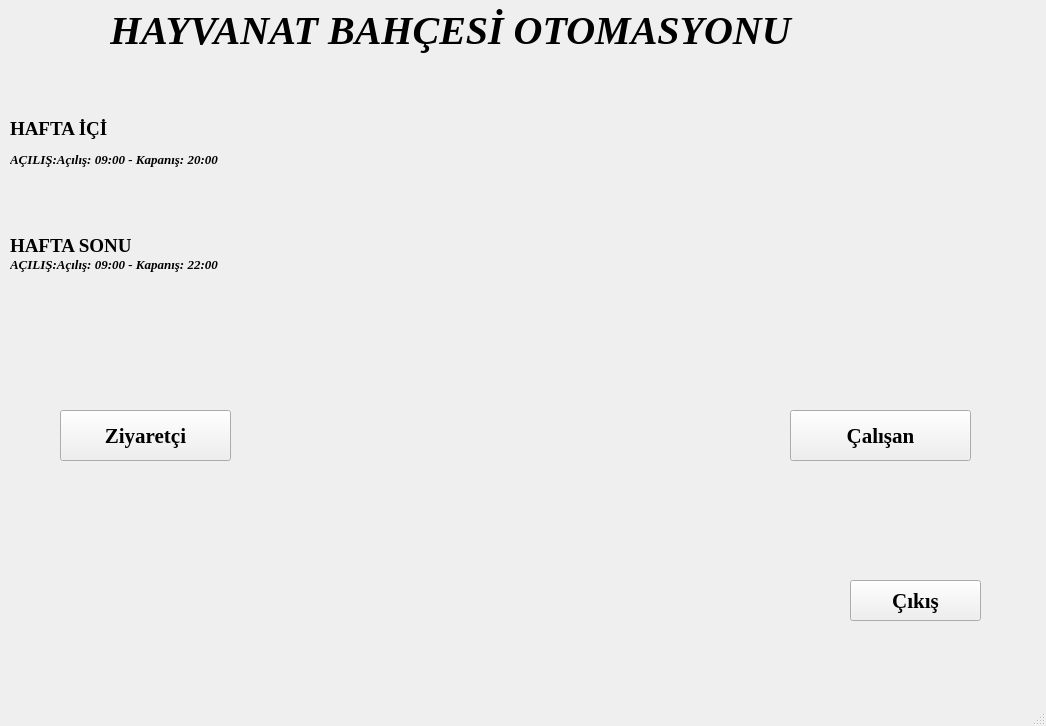
<?xml version="1.0" encoding="UTF-8"?>
<ui version="4.0">
 <class>MainWindow</class>
 <widget class="QMainWindow" name="MainWindow">
  <property name="geometry">
   <rect>
    <x>0</x>
    <y>0</y>
    <width>1046</width>
    <height>726</height>
   </rect>
  </property>
  <property name="windowTitle">
   <string>MainWindow</string>
  </property>
  <property name="styleSheet">
   <string notr="true">QMainWindow {
    background-image: url(arka_plan2.jpg); /* Dosya adını direkt veriyoruz */
    background-repeat: no-repeat;
    background-position: center;
    background-size: cover;
}</string>
  </property>
  <widget class="QWidget" name="centralwidget">
   <widget class="QLabel" name="label">
    <property name="geometry">
     <rect>
      <x>110</x>
      <y>0</y>
      <width>861</width>
      <height>61</height>
     </rect>
    </property>
    <property name="font">
     <font>
      <family>Times New Roman</family>
      <pointsize>30</pointsize>
      <weight>75</weight>
      <italic>true</italic>
      <bold>true</bold>
     </font>
    </property>
    <property name="layoutDirection">
     <enum>Qt::LeftToRight</enum>
    </property>
    <property name="text">
     <string>HAYVANAT BAHÇESİ OTOMASYONU</string>
    </property>
   </widget>
   <widget class="QPushButton" name="btn_ziyaretci">
    <property name="geometry">
     <rect>
      <x>60</x>
      <y>410</y>
      <width>171</width>
      <height>51</height>
     </rect>
    </property>
    <property name="font">
     <font>
      <family>Times New Roman</family>
      <pointsize>16</pointsize>
      <weight>75</weight>
      <italic>false</italic>
      <bold>true</bold>
     </font>
    </property>
    <property name="layoutDirection">
     <enum>Qt::LeftToRight</enum>
    </property>
    <property name="text">
     <string>Ziyaretçi</string>
    </property>
   </widget>
   <widget class="QPushButton" name="btn_calisan_giris">
    <property name="geometry">
     <rect>
      <x>790</x>
      <y>410</y>
      <width>181</width>
      <height>51</height>
     </rect>
    </property>
    <property name="font">
     <font>
      <family>Times New Roman</family>
      <pointsize>16</pointsize>
      <weight>75</weight>
      <bold>true</bold>
     </font>
    </property>
    <property name="layoutDirection">
     <enum>Qt::LeftToRight</enum>
    </property>
    <property name="text">
     <string>Çalışan</string>
    </property>
   </widget>
   <widget class="QLabel" name="background_label">
    <property name="geometry">
     <rect>
      <x>0</x>
      <y>-10</y>
      <width>1051</width>
      <height>701</height>
     </rect>
    </property>
    <property name="layoutDirection">
     <enum>Qt::LeftToRight</enum>
    </property>
    <property name="text">
     <string/>
    </property>
    <property name="pixmap">
     <pixmap>arka_plan2.jpg.jpg</pixmap>
    </property>
    <property name="scaledContents">
     <bool>true</bool>
    </property>
   </widget>
   <widget class="QLabel" name="lbl_calisma_saatleri">
    <property name="geometry">
     <rect>
      <x>10</x>
      <y>100</y>
      <width>781</width>
      <height>191</height>
     </rect>
    </property>
    <property name="font">
     <font>
      <family>Times New Roman</family>
      <pointsize>14</pointsize>
      <weight>75</weight>
      <bold>true</bold>
     </font>
    </property>
    <property name="text">
     <string>&lt;html&gt;&lt;head/&gt;&lt;body&gt;&lt;p&gt;&lt;span style=&quot; font-size:14pt; font-weight:600;&quot;&gt;HAFTA İÇİ&lt;/span&gt;&lt;/p&gt;&lt;p&gt;&lt;span style=&quot; font-size:10pt; font-style:italic;&quot;&gt;AÇILIŞ:Açılış: 09:00 - Kapanış: 20:00&lt;/span&gt;&lt;/p&gt;&lt;p&gt;&lt;br/&gt;&lt;/p&gt;&lt;p&gt;&lt;span style=&quot; font-size:14pt; font-weight:600;&quot;&gt;HAFTA SONU&lt;/span&gt;&lt;br/&gt;&lt;span style=&quot; font-size:10pt; font-style:italic;&quot;&gt;AÇILIŞ:Açılış: 09:00 - Kapanış: 22:00 &lt;/span&gt;&lt;/p&gt;&lt;/body&gt;&lt;/html&gt;</string>
    </property>
   </widget>
   <widget class="QPushButton" name="btn_cikis_ana">
    <property name="geometry">
     <rect>
      <x>850</x>
      <y>580</y>
      <width>131</width>
      <height>41</height>
     </rect>
    </property>
    <property name="font">
     <font>
      <family>Times New Roman</family>
      <pointsize>16</pointsize>
      <weight>75</weight>
      <bold>true</bold>
     </font>
    </property>
    <property name="text">
     <string>Çıkış</string>
    </property>
   </widget>
   <zorder>background_label</zorder>
   <zorder>label</zorder>
   <zorder>btn_ziyaretci</zorder>
   <zorder>btn_calisan_giris</zorder>
   <zorder>lbl_calisma_saatleri</zorder>
   <zorder>btn_cikis_ana</zorder>
  </widget>
  <widget class="QMenuBar" name="menubar">
   <property name="geometry">
    <rect>
     <x>0</x>
     <y>0</y>
     <width>1046</width>
     <height>26</height>
    </rect>
   </property>
  </widget>
  <widget class="QStatusBar" name="statusbar"/>
 </widget>
 <resources/>
 <connections/>
</ui>
